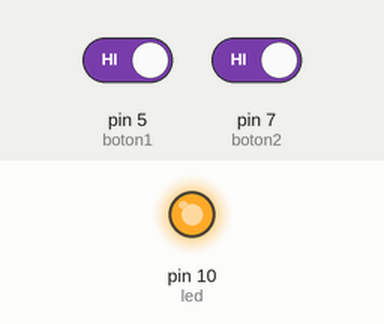
Simulated run of this sketch. Board: Arduino Uno, built with avr-gcc and run on an emulated ATmega328P. On the bench: output pins drawn as LEDs (lit = HIGH). The test bench sets the inputs (shaded band); at power-on: pin 5 (boton1) HIGH, pin 7 (boton2) HIGH.

Above: at 1.2 s.
1.3 s: pin 5 (boton1) driven LOW and pin 7 (boton2) driven LOW
At 2.4 s:
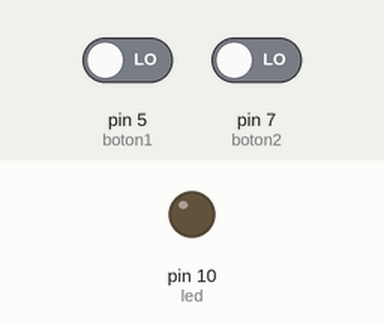
2.8 s: pin 5 (boton1) driven HIGH
At 3.5 s:
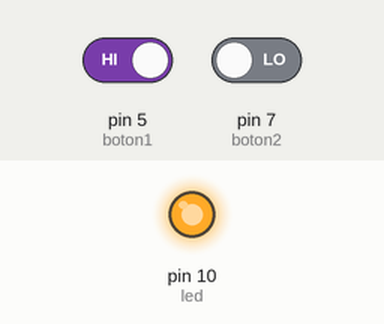
4.3 s: pin 5 (boton1) driven LOW
At 4.7 s:
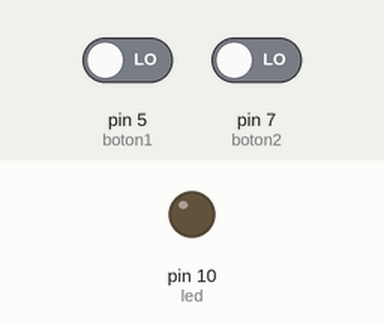
Timing chart, 0 to 7.3 s (numbered marks = the images above; inputs shaded):
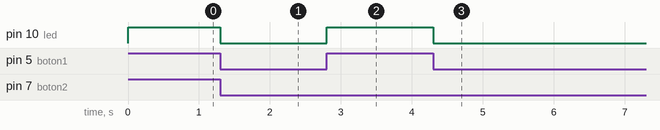

Measured:
- after the input at 1.3 s, pin 10 (led): HIGH → LOW at once
- after the input at 2.8 s, pin 10 (led): LOW → HIGH at once
- after the input at 4.3 s, pin 10 (led): HIGH → LOW at once

The sketch:

PuertaOR.ino
```cpp
int led = 10;
int boton1=5;
int boton2=7;
int val1;
int val2;

void setup() {
  pinMode(led , OUTPUT);
  pinMode(boton1 , INPUT);
  pinMode(boton2 , INPUT);

}

void loop() {
  val1=digitalRead(boton1);
  val2=digitalRead(boton2);

  if(val1== LOW && val2== LOW)

  {

    digitalWrite(led , LOW);

  }

  else
   {

        digitalWrite(led,HIGH);

   }


}
```
